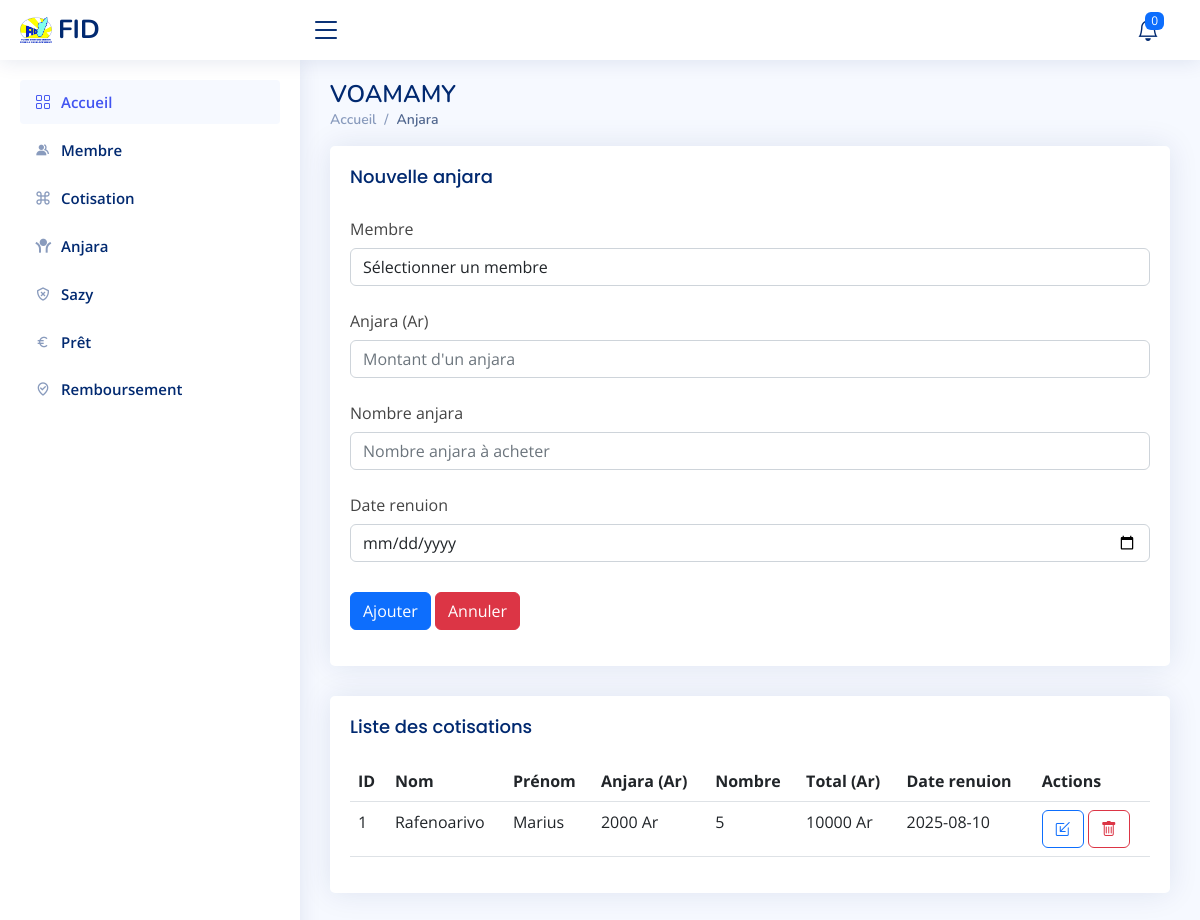
/index.php/vm_controller/anjara, run on an earlier commit of the app's database.
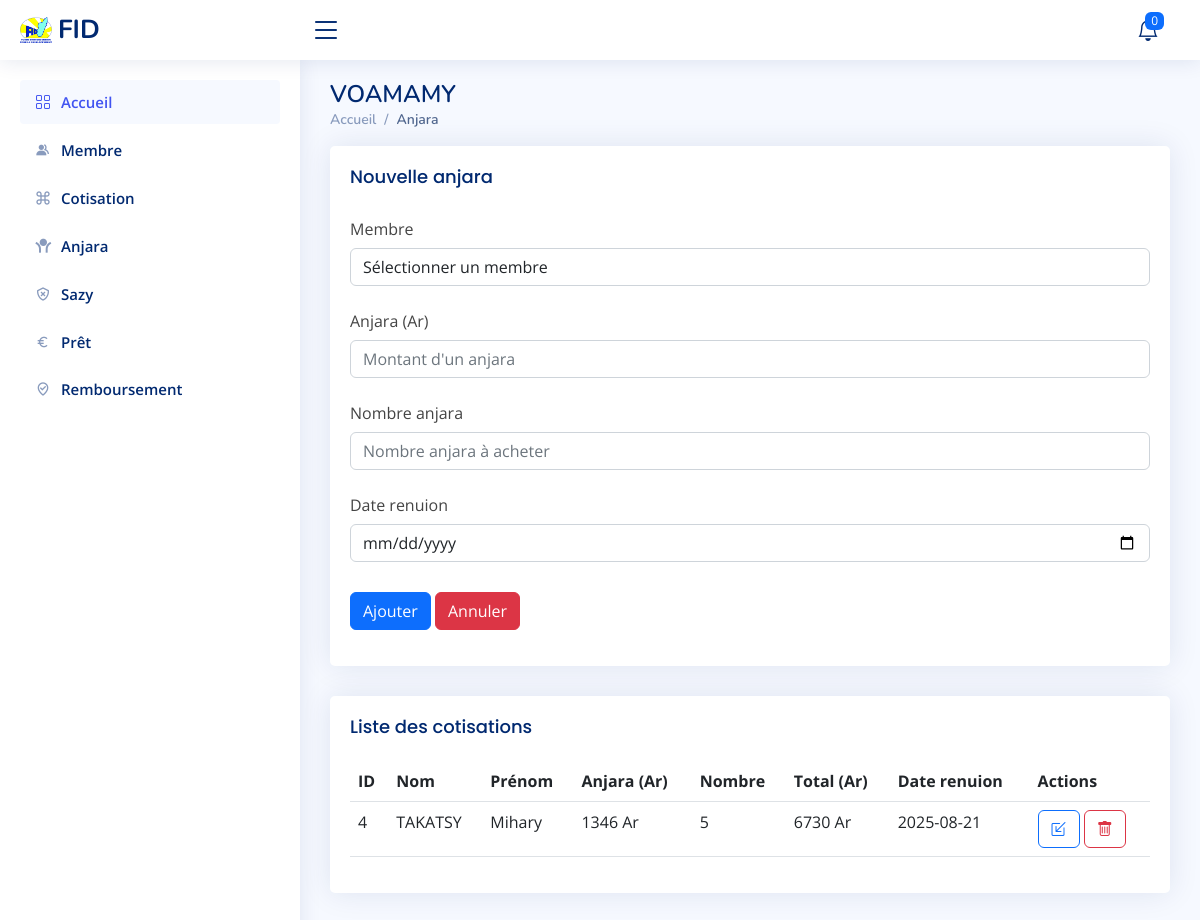
And on a later commit of the database.
### tables this page shows
CREATE TABLE `anjara` (
  `ID_anjara` int(10) NOT NULL,
  `ID_membre` int(10) NOT NULL,
  `Montant` double NOT NULL,
  `Nbr_anjara` int(10) NOT NULL,
  `Date_reunion` date NOT NULL
);

CREATE TABLE `membre` (
  `ID_membre` int(10) NOT NULL,
  `Nom` varchar(50) NOT NULL,
  `Prenom` varchar(50) NOT NULL
);

### application/controllers/vm_controller.php (called while the page is built, shortened)
<?php
class vm_controller extends CI_Controller {
    public function __construct() {
        $this->load->model('vm_model');
        $this->load->library(['form_validation', 'session']);
        $this->load->helper(['url', 'form']);
    }
    public function prets_en_retard() {
        $prets = $this->vm_model->get_prets_en_retard();
        return $prets;
    }
	public function anjara($action = null, $ID_anjara = null){
        $this->load->model('vm_model');
        $data = [];
        $data['anjara'] = $this->vm_model->anjara();
        $data['membre'] = $this->vm_model->membre();
        $data['prets_en_retard'] = $this->prets_en_retard();
        $data['count_prets_en_retard'] = count($data['prets_en_retard']);
        $this->load->view('anjara_view', $data);
		}
}

### index.php (called while the page is built, shortened)
<?php
require_once BASEPATH.'core/CodeIgniter.php';

### application/models/vm_model.php (called while the page is built, shortened)
<?php
class Vm_model extends CI_Model {
    public function anjara() {
        $query = $this->db->query("SELECT ID_anjara,Montant,Date_reunion,Nbr_anjara, membre.Nom, membre.Prenom, Montant*Nbr_anjara AS Total FROM membre, anjara WHERE membre.ID_membre= anjara.ID_membre " );
        return $query->result();
    }
    public function get_prets_en_retard() {
        $today = new DateTime();
        $this->db->select('pret.*, membre.nom, membre.prenom');
        $this->db->from('pret');
        $this->db->join('membre', 'membre.ID_membre = pret.ID_membre');
        $this->db->where('pret.Date_pret <', $today->format('Y-m-d'));
        $this->db->where('pret.Statut', 'encours');
        $this->db->where('pret.lu', 0);
        $prets = $this->db->get()->result();
        return $prets;
    }
}
?>

### application/views/anjara_view.php (the view, shortened to what the changed rows need)
  <main id="main" class="main">
<div class="pagetitle">
  <h1>VOAMAMY</h1>
</div>
<section class="section">
          <div class="card">
            <div class="card-body">
              <table class="table datatable">
                <thead>
                  <tr>
                    <th scope="col">ID</th>
                    <th scope="col">Nom</th>
                    <th scope="col">Prénom</th>
                    <th scope="col">Anjara (Ar)</th>
                    <th scope="col">Nombre</th>
                    <th scope="col">Total (Ar)</th>
                    <th scope="col">Date renuion</th>
                    <th scope="col">Actions</th>
                  </tr>
                </thead>
                <tbody>
                <?php foreach($anjara as $m):?>
                  <tr>
                    <td><?= $m->ID_anjara ?></td>
                    <td><?= $m->Nom?></td>
                    <td><?= $m->Prenom?></td>
                    <td><?= $m->Montant ?> Ar</td>
                    <td><?= $m->Nbr_anjara ?></td>
                    <td><?= $m->Total ?> Ar</td>
                    <td><?= $m->Date_reunion ?></td>
                    <td>
                    <a href="<?php echo base_url().'index.php/vm_controller/anjara/modifier/'.$m->ID_anjara;?>"><button type="button" class="btn btn-outline-primary"><i class="bi bi-box-arrow-in-down-left"></i></button></a>
                    <a href="<?php echo base_url().'index.php/vm_controller/anjara/supprimer/'.$m->ID_anjara;?>" onclick="return confirm('Confirmez-vous la suppression ?')"><button type="button" class="btn btn-outline-danger"><i class="bi bi-trash"></i></button></a></td>
                  </tr>
                  <?php endforeach ?>
                </tbody>
              </table>
            </div>
          </div>
</section>
</main>

What changed in the data, as far as the page shows it:
removed anjara: ID_anjara "1", ID_membre.Nom "Rafenoarivo", ID_membre.Prenom "Marius", Montant "2000", Nbr_anjara "5", Total "10000", Date_reunion "2025-08-10"
added anjara: ID_anjara "4", ID_membre.Nom "TAKATSY", ID_membre.Prenom "Mihary", Montant "1346", Nbr_anjara "5", Total "6730", Date_reunion "2025-08-21"
